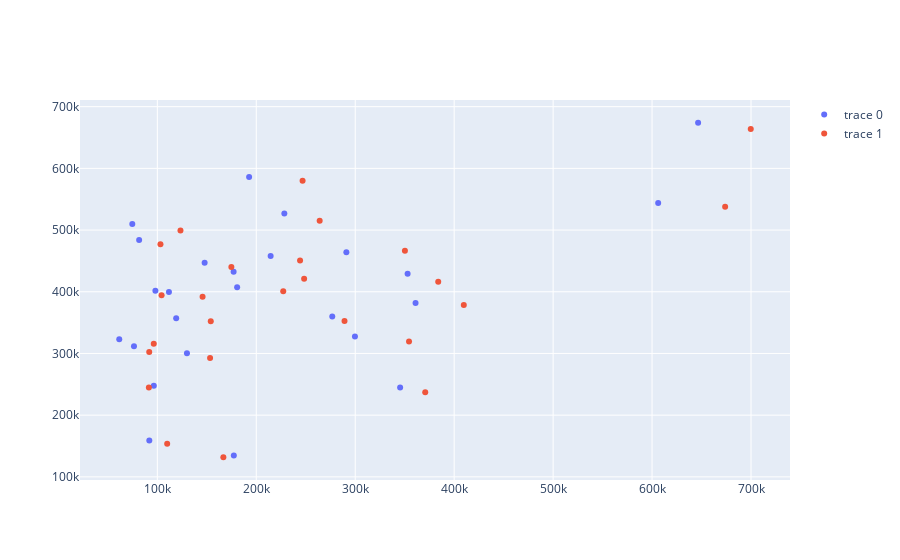

The code cell stored with this chart in its notebook:
### Markdown cell above
#### 충전량 & 인구수

### Code cell
data3 = go.Scatter(x=seoul['충전량20'], y=seoul['인구수20'], mode='markers')
data4 = go.Scatter(x=seoul['충전량21'], y=seoul['인구수21'], mode='markers')
data = [data3, data4]
pyo.iplot(data)
